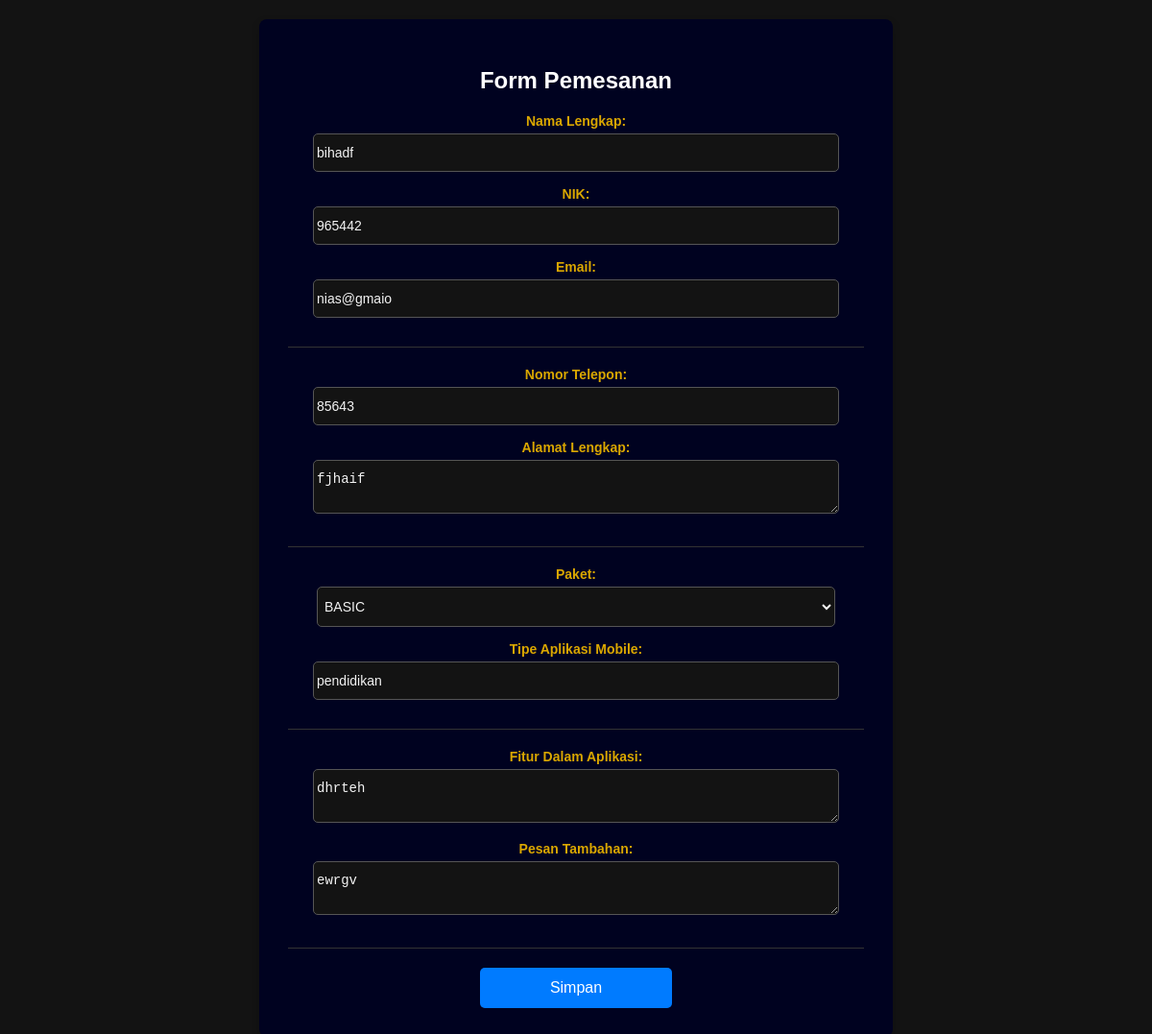
Page /admin/edit.php?id=47 on the committed database.
### tables this page shows
CREATE TABLE `pemesanan` (
  `id_pemesanan` int(11) NOT NULL,
  `nama` varchar(255) NOT NULL,
  `nik` varchar(16) NOT NULL,
  `email` varchar(255) NOT NULL,
  `telepon` varchar(12) NOT NULL,
  `alamat` text NOT NULL,
  `package` varchar(50) NOT NULL,
  `tipe` varchar(50) NOT NULL,
  `features` text NOT NULL,
  `pesan` varchar(255) NOT NULL,
  `created_at` timestamp NOT NULL DEFAULT current_timestamp(),
  `confirm` tinyint(1) DEFAULT NULL
);

### admin/edit.php (the view, shortened to what this page needs)
<?php
require '../db_conection.php';
$id = $_GET['id'];
$query = "SELECT * FROM pemesanan WHERE id_pemesanan = ?";
$stmt = $conn->prepare($query);
$stmt->bind_param("i", $id);
$stmt->execute();
$result = $stmt->get_result();
$data = $result->fetch_assoc();
?>
<!DOCTYPE html>
<html lang="id">
<head>
    <link rel="stylesheet" href="css.admin/admin_edit.css">
</head>
<body>
<form method="POST">
    <h2>Form Pemesanan</h2>
    <div class="form-section">
        <label for="nama">Nama Lengkap:</label>
        <input type="text" id="nama" name="nama" value="<?= htmlspecialchars($data['nama']) ?>" required>
        <label for="nik">NIK:</label>
        <input type="text" id="nik" name="nik" value="<?= htmlspecialchars($data['nik']) ?>" required>
        <label for="email">Email:</label>
        <input type="email" id="email" name="email" value="<?= htmlspecialchars($data['email']) ?>" required>
    </div>
    <div class="form-section">
        <label for="telepon">Nomor Telepon:</label>
        <input type="text" id="telepon" name="telepon" value="<?= htmlspecialchars($data['telepon']) ?>" required>
        <label for="alamat">Alamat Lengkap:</label>
        <textarea id="alamat" name="alamat" required><?= htmlspecialchars($data['alamat']) ?></textarea>
    </div>
    <div class="form-section">
        <label for="package">Paket:</label>
        <select id="package" name="package" required>
            <option value="BASIC" <?= $data['package'] === 'BASIC' ? 'selected' : '' ?>>BASIC</option>
        </select>
        <label for="tipe">Tipe Aplikasi Mobile:</label>
        <input type="text" id="tipe" name="tipe" value="<?= htmlspecialchars($data['tipe']) ?>" required>
    </div>
    <div class="form-section">
        <label for="features">Fitur Dalam Aplikasi:</label>
        <textarea id="features" name="features" required><?= htmlspecialchars($data['features']) ?></textarea>
        <label for="pesan">Pesan Tambahan:</label>
        <textarea id="pesan" name="pesan"><?= htmlspecialchars($data['pesan']) ?></textarea>
    </div>
    <button type="submit">Simpan</button>
</form>
</body>
</html>

### admin/css.admin/admin_edit.css (style rules this page uses)
body { font-family: 'Arial', sans-serif; background-color: #131313; color: #f3f3f3; margin: 0; padding: 0; display: flex; justify-content: center; align-items: center; min-height: 100vh; }
form { background: #000220; padding: 30px; border-radius: 8px; box-shadow: 0 4px 8px rgba(0, 0, 0, 0.2); width: 100%; max-width: 600px; margin: 20px; text-align: center; }
form h2 { font-size: 24px; margin-bottom: 20px; color: #fff; }
form .form-section { margin-bottom: 20px; border-bottom: 1px solid #333; padding-bottom: 15px; }
form label { display: block; font-size: 14px; font-weight: bold; margin-bottom: 5px; color: #daa700; }
form input[type="text"], form input[type="email"], form input[type="number"], form textarea, form select { width: 90%; padding: 11px 3px; margin-bottom: 15px; border: 1px solid #555; border-radius: 5px; font-size: 14px; background-color: #131313; color: #f3f3f3; transition: border-color 0.3s; }
form select { cursor: pointer; }
form button { background-color: #007bff; color: #fff; padding: 12px 20px; border: none; border-radius: 5px; cursor: pointer; font-size: 16px; display: block; margin: 0 auto; width: 100%; max-width: 200px; transition: background-color 0.3s ease; }

### rows in the picture
pemesanan: nama "bihadf", nik "965442", email "nias@gmaio", telepon "85643", alamat "fjhaif", tipe "pendidikan", features "dhrteh", pesan "ewrgv"
